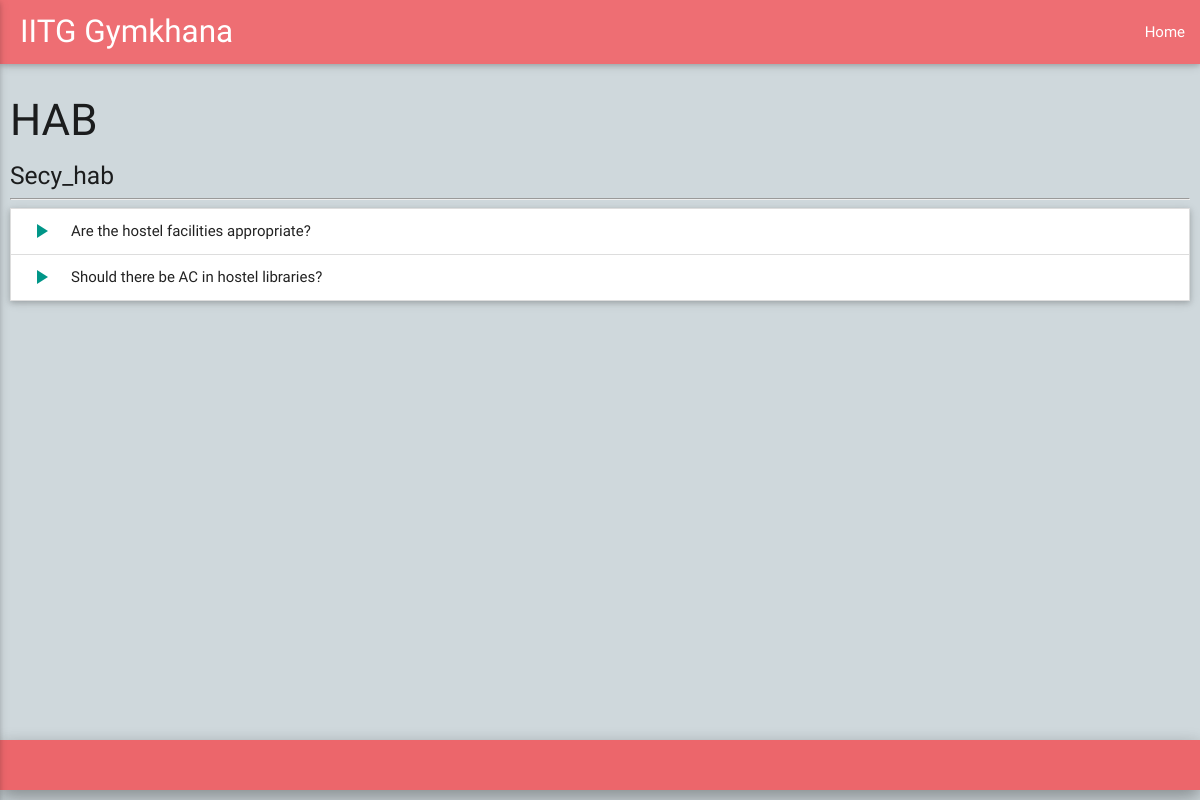
The page /polls/5/combinedresult on the database its author committed.
### organisation/models.py (models this page shows, shortened)
class Gymkhana_body(models.Model):
    nameofbody = models.CharField(max_length=100, default="Gymkhana")
    secretary_name = models.CharField(max_length=100, default="Secy")

### polls/models.py (models this page shows, shortened)
class Question(models.Model):
    body = models.ForeignKey(
        "organisation.Gymkhana_body", on_delete=models.CASCADE)
    question_text = models.CharField(max_length=200)
    pub_date = models.DateTimeField('date published')
    totalvotes = models.IntegerField(default=0)

### polls/views.py (the view)
# urls.py: path('<int:body_id>/combinedresult',
def combinedresult(request, body_id):
    body = get_object_or_404(Gymkhana_body, pk=body_id)
    latest_question_list = body.question_set.all()
    context = {'latest_question_list': latest_question_list, 'body': body}
    return render(request, 'polls/combinedresults.html', context)

### polls/templates/polls/combinedresults.html (shortened to what this page needs)
{% extends 'layout.html' %}
{% block nav %}
	<li><a href="/">Home</a></li>
{% endblock nav %}
{% block content %}
<h3>{{ body.nameofbody }}</h3>
<h5>{{ body.secretary_name }}</h5>
<hr>
<ul class="collapsible " data-collapsible="accordion">
      {% for question in latest_question_list %}
      <li>
      <div class="collapsible-header"><i class="material-icons teal-text">play_arrow</i>{{question.question_text}}</div>
      </li>
      {% endfor %}
</ul>
{% endblock content %}

### static/main.css (style rules this page uses)
html, body { margin: 0; padding: 0; height: 100%; }

### rows shown on the page
Gymkhana_body: nameofbody "HAB", secretary_name "Secy_hab"
Question: question_text "Are the hostel facilities appropriate?"
Question: question_text "Should there be AC in hostel libraries?"
